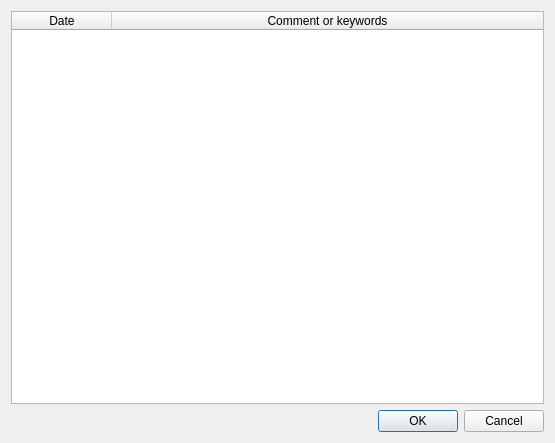
<?xml version="1.0" encoding="UTF-8"?>
<ui version="4.0">
 <class>DComDialog</class>
 <widget class="QDialog" name="DComDialog">
  <property name="geometry">
   <rect>
    <x>0</x>
    <y>0</y>
    <width>555</width>
    <height>443</height>
   </rect>
  </property>
  <property name="windowTitle">
   <string>Daily comments</string>
  </property>
  <layout class="QVBoxLayout" name="verticalLayout">
   <item>
    <widget class="QTableWidget" name="tableWidget">
     <property name="editTriggers">
      <set>QAbstractItemView::AnyKeyPressed|QAbstractItemView::DoubleClicked|QAbstractItemView::EditKeyPressed|QAbstractItemView::SelectedClicked</set>
     </property>
     <attribute name="horizontalHeaderStretchLastSection">
      <bool>true</bool>
     </attribute>
     <attribute name="verticalHeaderVisible">
      <bool>false</bool>
     </attribute>
     <column>
      <property name="text">
       <string>Date</string>
      </property>
     </column>
     <column>
      <property name="text">
       <string>Comment or keywords</string>
      </property>
     </column>
    </widget>
   </item>
   <item>
    <widget class="QDialogButtonBox" name="buttonBox">
     <property name="orientation">
      <enum>Qt::Horizontal</enum>
     </property>
     <property name="standardButtons">
      <set>QDialogButtonBox::Cancel|QDialogButtonBox::Ok</set>
     </property>
    </widget>
   </item>
  </layout>
 </widget>
 <resources/>
 <connections>
  <connection>
   <sender>buttonBox</sender>
   <signal>accepted()</signal>
   <receiver>DComDialog</receiver>
   <slot>accept()</slot>
   <hints>
    <hint type="sourcelabel">
     <x>248</x>
     <y>254</y>
    </hint>
    <hint type="destinationlabel">
     <x>157</x>
     <y>274</y>
    </hint>
   </hints>
  </connection>
  <connection>
   <sender>buttonBox</sender>
   <signal>rejected()</signal>
   <receiver>DComDialog</receiver>
   <slot>reject()</slot>
   <hints>
    <hint type="sourcelabel">
     <x>316</x>
     <y>260</y>
    </hint>
    <hint type="destinationlabel">
     <x>286</x>
     <y>274</y>
    </hint>
   </hints>
  </connection>
 </connections>
</ui>
